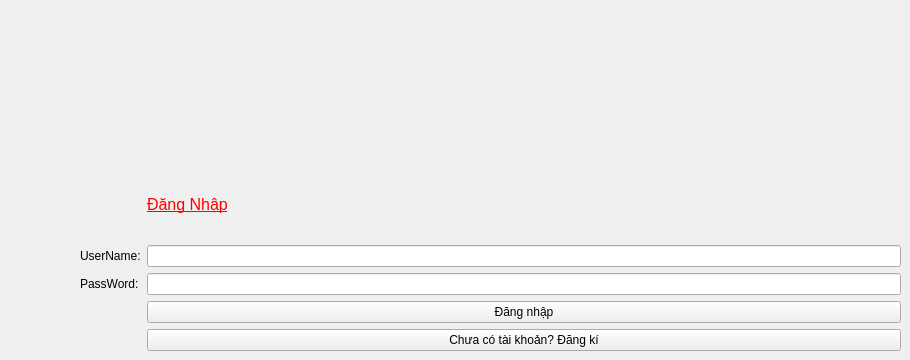
    <widget class="QWidget" name="page_dangnhap">
     <widget class="QWidget" name="gridLayoutWidget_2">
      <property name="geometry">
       <rect>
        <x>80</x>
        <y>170</y>
        <width>821</width>
        <height>181</height>
       </rect>
      </property>
      <layout class="QGridLayout" name="gridLayout_2">
       <item row="0" column="2">
        <widget class="QLabel" name="label_10">
         <property name="text">
          <string>&lt;html&gt;&lt;head/&gt;&lt;body&gt;&lt;p&gt;&lt;span style=&quot; font-size:12pt; text-decoration: underline; color:#ff0000;&quot;&gt;Đăng Nhập&lt;/span&gt;&lt;/p&gt;&lt;/body&gt;&lt;/html&gt;</string>
         </property>
        </widget>
       </item>
       <item row="2" column="2">
        <widget class="QLineEdit" name="lineEdit_dp_pw"/>
       </item>
       <item row="2" column="0">
        <widget class="QLabel" name="label_9">
         <property name="text">
          <string>PassWord:</string>
         </property>
        </widget>
       </item>
       <item row="4" column="2">
        <widget class="QPushButton" name="pushButton_dn_dk">
         <property name="text">
          <string>Chưa có tài khoản? Đăng kí</string>
         </property>
        </widget>
       </item>
       <item row="1" column="0">
        <widget class="QLabel" name="label_12">
         <property name="text">
          <string>UserName:</string>
         </property>
        </widget>
       </item>
       <item row="1" column="2">
        <widget class="QLineEdit" name="lineEdit_dp_un"/>
       </item>
       <item row="3" column="2">
        <widget class="QPushButton" name="pushButton_dp_dp">
         <property name="text">
          <string>Đăng nhập</string>
         </property>
        </widget>
       </item>
      </layout>
     </widget>
    </widget>
